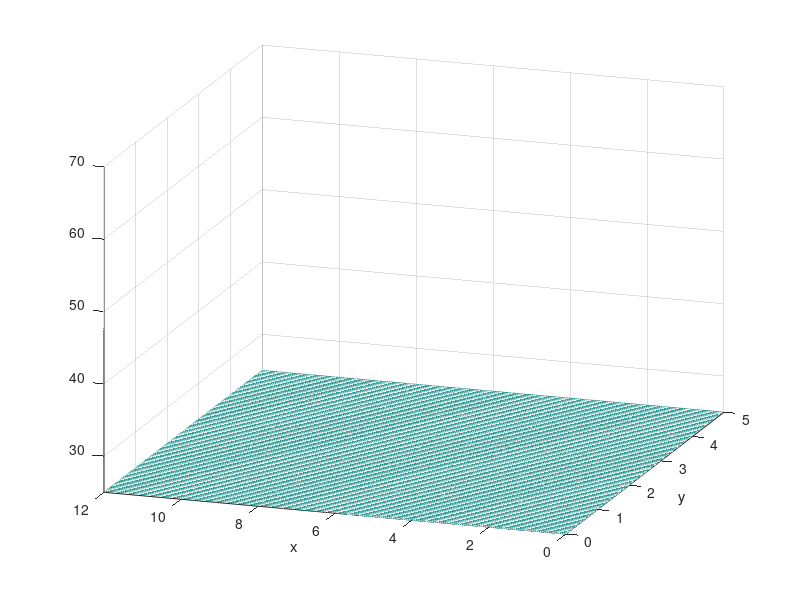

Write MATLAB code to recreate this figure. (Note: this script raises an error after producing the figure.)
% Computer exercise 3 Part 2, David Ahnlund Emil Gestsson

clear, clc;
%Coefficients
Lx = 12; Ly = 5; T_ext = 25;
%% A
N = 240;
h = Lx/N;
M = Ly/h;

F_func = @(x,y) 100*exp(-1/2 * (x-4).^2 - 4*(y-1).^2);

x = h:h:Lx-h;
y = h:h:Ly-h;
F = F_func(x',y);
Sx = 1/h^2*spdiags([1*ones(N-1,1) (-2*ones(N-1,1)) 1*ones(N-1,1)], -1:1, N-1, N-1);
Sy = 1/h^2*spdiags([1*ones(M-1,1) (-2*ones(M-1,1)) 1*ones(M-1,1)], -1:1, M-1, M-1);

%Boundary condition for x
Sx(1,1) = -2/(3*h^2); Sx(1,2) = 2/(3*h^2);
Sx(end,end) = -2/(3*h^2); Sx(end, end-1) = 2/(3*h^2);

%Boundary condition for y
Sy(end,end) = -2/(3*h^2); Sy(end, end-1) = 2/(3*h^2);

A = kron(speye(size(Sy)),Sx) + kron(Sy, speye(size(Sx)));

F(:,1) = F(:,1) + T_ext/h^2;

f = reshape(F, (N-1)*(M-1),1);

dt = 0.1;
u0 = T_ext * ones(size(f));

%Crank Nicolson
T = 40;
tau = 0:dt:T;
saved_u = zeros(length(u0),length(tau));
saved_u(:,1) = u0;

LHS = speye(size(A)) - 1/2 * dt*A;
[L, U, P] = lu(LHS); % store lu decomposition to avoid recalculation

uk = u0;
for i = 2:length(tau)
    RHS = (speye(size(A)) + 1/2 * dt*A)*uk + dt*f;
    u_new = U \ (L \ (P * RHS));
    saved_u(:,i) = u_new;
    uk = u_new;
end


y = 0:h:Ly;
x = 0:h:Lx;


%%% Reshaping u and add boundaries:
%------------------------------------------------------------------
u = reshape(saved_u, (N-1), (M-1), T/dt+1); % Reshape to 3D  matrix

u_y0 = T_ext * ones(N-1,T/dt+1);
u_y0 = reshape(u_y0, [(N-1),1,T/dt+1]);

u_M = 1/3*(4*u(:,end,:)-u(:,end-1,:));
u_M = reshape(u_M, [(N-1),1,T/dt+1]);

u = [u_y0 u u_M];   % Adding boundaries along y

u_N = 1/3*(4*u(end,:,:)-u(end-1,:,:));
u_x0 = 1/3*(4*u(1,:,:)-u(2,:,:));
u = [u_x0;u;u_N];  %Adding boundaries along x. Ultimatily creating the final u matrix
%------------------------------------------------------------------

%Plot the solution
for frame = 1:1:length(tau)

    mesh(y,x,u(:,:,frame)); % Update the plot
    view([-71.1 21.5877372262774]);
    zlim([25 70])
    xlabel("y")
    ylabel("x")
    title("Solution at \tau = " + string(frame*dt-dt))
    drawnow; % Refresh the plot

end

%% B
frames = [0 1 4 12 22 40];

for i = 1:length(frames)
    
    figure
    mesh(y,x,u(:,:,tau == frames(i))); % Update the plot
    view([-71.1 21.5877372262774]);
    zlim([25 70])
    xlabel("y")
    ylabel("x")
    title("Solution at \tau = " + string(frames(i)))

end

%% C

u_62 = reshape(u(6/h+1,2/h+1,:),length(tau),1);

fprintf("u(6,2,40) = %.04f\n\n", u_62(end))

plot(tau, u_62)
   